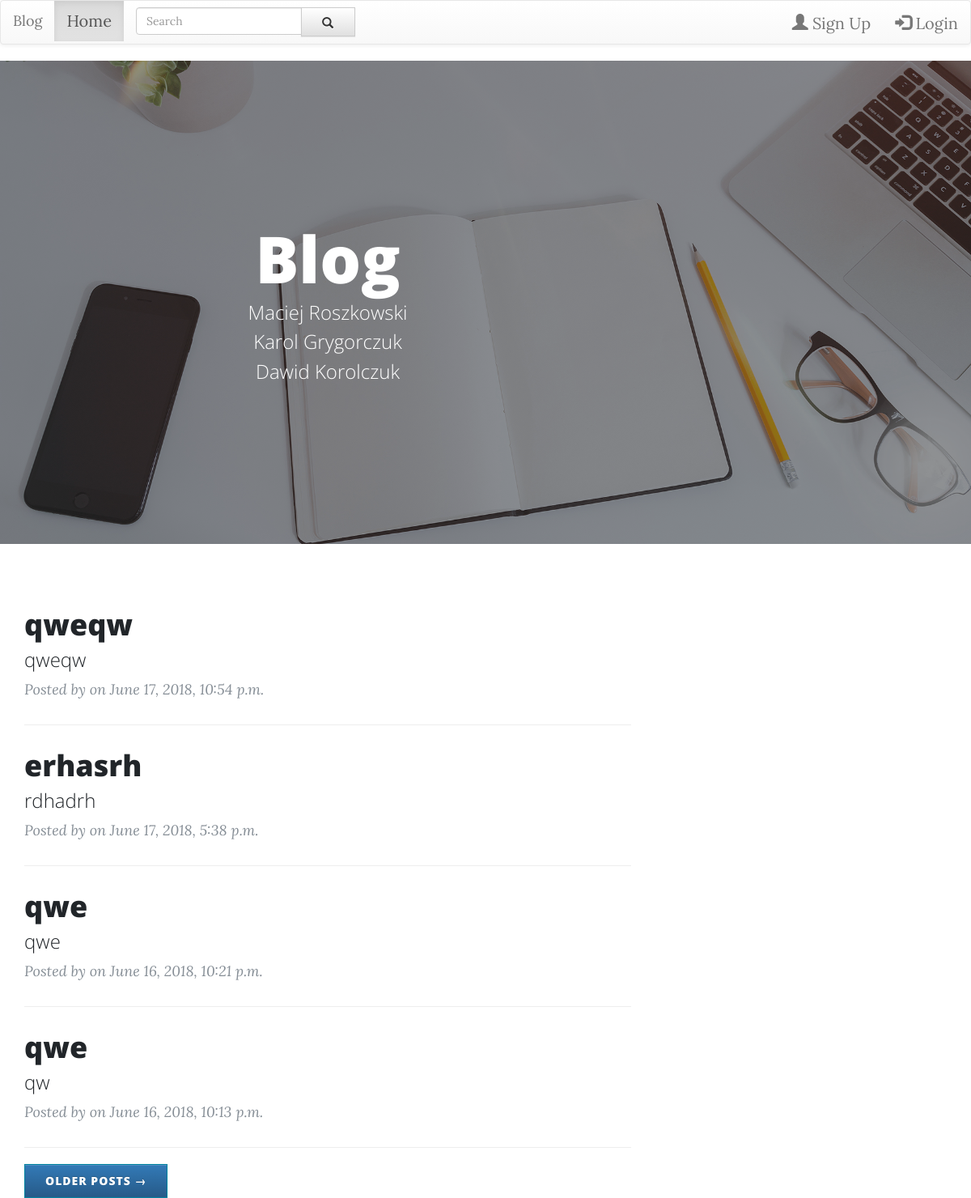
Before: / with the older database file.
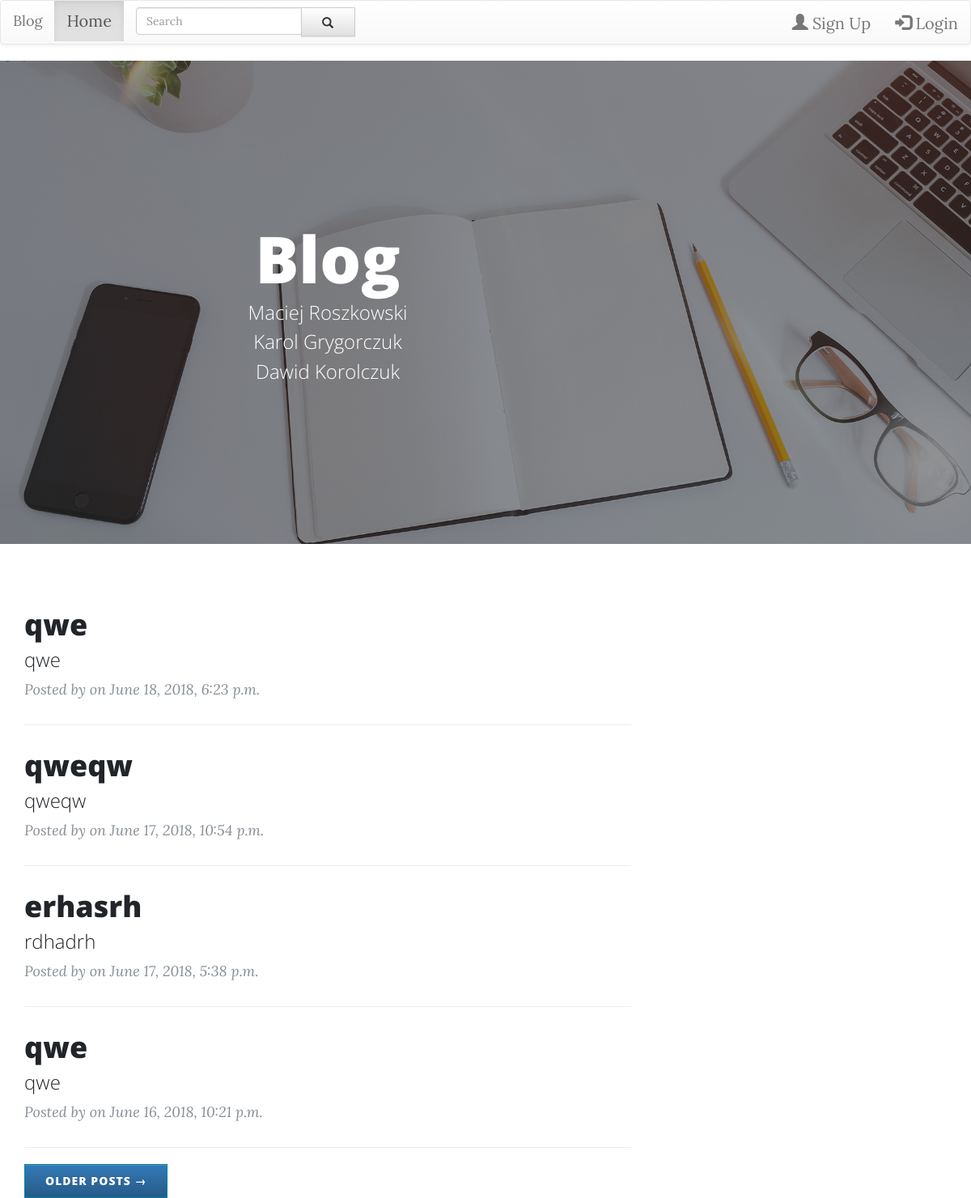
After: the same page with the newer database file.
### mainapp/models.py (models this page shows)
class Post(models.Model):
    author = models.ForeignKey(User, on_delete=models.CASCADE)
    title = models.CharField(max_length=100)
    short_description = models.CharField(max_length=50)
    text = models.TextField()
    isProtected = models.BooleanField()
    postDate = models.DateTimeField(blank=True, null=True, auto_now_add=True)
    postImage = models.ImageField(null=True, blank=True)

### mainapp/views.py (the view)
# urls.py: url(r'^$', views.index, name='index'),
def index(request):
    latest_post_list = Post.objects.order_by('-postDate')
    template = loader.get_template('mainapp/index.html')
    paginator = Paginator(latest_post_list, 4)  # Show 25 contacts per page
    page_request_var = "page"
    page = request.GET.get(page_request_var)
    latest_post_list= paginator.get_page(page)
    context = {
        'latest_post_list': latest_post_list,
    }
    return HttpResponse(template.render(context, request))

### mainapp/templates/mainapp/index.html (shortened to what this page needs)
{% extends 'mainapp/base.html' %}
{% block content %}
    <header class="masthead" style="background-image: url('../../static/main/home-bg.jpg')">
      <div class="overlay"></div>
      <div class="container">
        <div class="row">
          <div class="col-lg-8 col-md-10 mx-auto">
            <div class="site-heading">
              <h1>Blog</h1>
              <span class="subheading"> Maciej Roszkowski </span>
              <span class="subheading"> Karol Grygorczuk  </span>
              <span class="subheading"> Dawid Korolczuk </span>
            </div>
          </div>
        </div>
      </div>
    </header>
<div class="container">
    <div class="row">
        <div class="col-lg-8 col-md-10 mx-auto">
            {% for post in latest_post_list %}
            <div class="post-preview">
                <a href="/mainapp/{{post.id}}/">
                    <h2 class="post-title">
                        {{post.title}}
                    </h2>
                    <h3 class="post-subtitle">
                        {{post.short_description}}
                    </h3>
                </a>
                <p class="post-meta">Posted by{{post.user.username}}</a> on {{post.postDate}}</p>
            </div>
            <hr>
            {% endfor %}
            <div class="clearfix">
                {% if latest_post_list.has_next %}
            <a class="btn btn-primary float-right" href="?page={{ latest_post_list.next_page_number }}">Older Posts &rarr;</a>
                {% endif %}
            </div>
        </div>
    </div>
</div>
{% endblock %}

### mainapp/templates/mainapp/base.html (shortened to what this page needs)
{% load staticfiles %}
<head>
<link rel="stylesheet" href="https://maxcdn.bootstrapcdn.com/bootstrap/3.3.7/css/bootstrap.min.css"
>
<link rel="stylesheet" href="https://maxcdn.bootstrapcdn.com/bootstrap/3.3.7/css/bootstrap-theme.min.css"
>
        <link rel="stylesheet" href="{% static 'css/clean-blog.css' %}">
        <link rel="stylesheet" href="{% static 'css/font-awesome.css' %}">
</head>
<body>
<nav class="navbar navbar-default">
  <div class="container-fluid">
    <div class="navbar-header">
      <a class="navbar-brand" href="/">Blog</a>
    </div>
    <ul class="nav navbar-nav">
      <li class="active"><a href="/">Home</a></li>
    </ul>
    <form method="get" action="/search/" class="navbar-form navbar-left">
      <div class="input-group">
        <input type="text" class="form-control" placeholder="Search" name="search" id="id_search">
        <div class="input-group-btn">
          <button class="btn btn-default" type="submit">
            <i class="glyphicon glyphicon-search"></i>
          </button>
        </div>
      </div>
    </form>
      {% if not user.is_authenticated %}
    <ul class="nav navbar-nav navbar-right">
      <li><a href="/register"><span class="glyphicon glyphicon-user"></span> Sign Up</a></li>
      <li><a href="/login"><span class="glyphicon glyphicon-log-in"></span> Login</a></li>
    </ul>
      {% endif %}
  </div>
</nav>
{% block content %}
{% endblock %}
</body>

### mainapp/static/css/clean-blog.css (style rules this page uses)
body { font-size: 20px; color: #212529; font-family: 'Lora', 'Times New Roman', serif; }
p { line-height: 1.5; margin: 30px 0; }
h1, h2, h3, h4, h5, h6 { font-weight: 800; font-family: 'Open Sans', 'Helvetica Neue', Helvetica, Arial, sans-serif; }
a { color: #212529; -webkit-transition: all 0.2s; -moz-transition: all 0.2s; transition: all 0.2s; }
header.masthead { margin-bottom: 50px; background: no-repeat center center; background-color: #868e96; background-attachment: scroll; position: relative; -webkit-background-size: cover; -moz-background-size: cover; -o-background-size: cover; background-size: cover; }
header.masthead .overlay { position: absolute; top: 0; left: 0; height: 100%; width: 100%; background-color: #212529; opacity: 0.5; }
header.masthead .page-heading, header.masthead .post-heading, header.masthead .site-heading { padding: 200px 0 150px; color: white; }
@media only screen and (min-width: 768px) { header.masthead .page-heading, header.masthead .post-heading, header.masthead .site-heading { padding: 200px 0; } }
header.masthead .page-heading, header.masthead .site-heading { text-align: center; }
header.masthead .page-heading h1, header.masthead .site-heading h1 { font-size: 50px; margin-top: 0; }
header.masthead .page-heading .subheading, header.masthead .site-heading .subheading { font-size: 24px; font-weight: 300; line-height: 1.1; display: block; margin: 10px 0 0; font-family: 'Open Sans', 'Helvetica Neue', Helvetica, Arial, sans-serif; }
@media only screen and (min-width: 768px) { header.masthead .page-heading h1, header.masthead .site-heading h1 { font-size: 80px; } }
.post-preview > a { color: #212529; }
.post-preview > a > .post-title { font-size: 30px; margin-top: 30px; margin-bottom: 10px; }
.post-preview > a > .post-subtitle { font-weight: 300; margin: 0 0 10px; }
.post-preview > .post-meta { font-size: 18px; font-style: italic; margin-top: 0; color: #868e96; }
@media only screen and (min-width: 768px) { .post-preview > a > .post-title { font-size: 36px; } }
.btn { font-size: 14px; font-weight: 800; padding: 10px 25px; letter-spacing: 1px; text-transform: uppercase; border-radius: 0; font-family: 'Open Sans', 'Helvetica Neue', Helvetica, Arial, sans-serif; }
.btn-primary { background-color: #0085A1; border-color: #0085A1; }

Changed rows visible on the page:
no longer on this page (row unchanged): Post: title "qwe", short_description "qw", postDate "June 16, 2018, 10:13 p.m."
added Post: title "qwe", short_description "qwe", postDate "June 18, 2018, 6:23 p.m."
